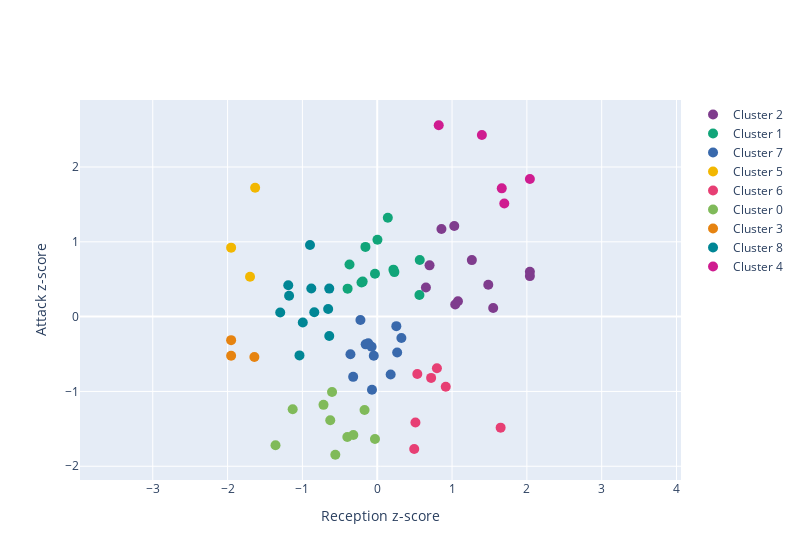

Here is the notebook cell this chart was saved with:
### Markdown cell above
While these clusters appear reasonable, they group players with very different performance metrics. For example, players with scaled attack z-score of 0 (average) are grouped together with players with scaled attack z-score > 2 (top-tier). In this case, increasing the number of clusters could help to differentiate players classes (in the following case $n=9$).

### Code cell
from sklearn.cluster import KMeans

num_clusters = 9
km = KMeans(n_clusters=num_clusters, random_state=10, n_init=10)
stats_cumulated["clusters_kmeans"] = km.fit(Xnew).labels_
data = []

for i, clust in enumerate(stats_cumulated.clusters_kmeans.unique()):
    sel_df = stats_cumulated[stats_cumulated.clusters_kmeans == clust]
    data.append(
        go.Scatter(
            x=sel_df.zscore_pass_scaled,
            y=sel_df.zscore_atk_scaled,
            customdata=sel_df.clusters_kmeans,
            text=sel_df.player_name,
            hovertemplate="<b>%{text}</b><br>Cluster: %{customdata}<br>Reception: %{x:.4f}<br>Attack: %{y:.4f}<extra></extra>",
            mode="markers",
            name=f"Cluster {clust}",
            marker_size=10,
            marker_color=px.colors.qualitative.Bold[i],
        )
    )
fig = go.Figure(data=data)
fig.update_yaxes(
    title="Attack z-score",
    scaleanchor="x",
    scaleratio=1,
)
fig.update_xaxes(title="Reception z-score")
fig.update_layout(width=800)
fig.show()

### Figure 1 — Plotly figure (JSON) as saved in the notebook; plotly's stock layout.template omitted (floating-point values rounded to 4 significant figures)
{"data": [{"customdata": [2, 2, 2, 2, 2, 2, 2, 2, 2, 2, 2], "hovertemplate": "<b>%{text}</b><br>Cluster: %{customdata}<br>Reception: %{x:.4f}<br>Attack: %{y:.4f}<extra></extra>", "marker": {"color": "rgb(127, 60, 141)", "size": 10}, "mode": "markers", "name": "Cluster 2", "text": ["Alsmeier Lina", "Bartsch-Hackley Michelle", "Bosetti Caterina", "Busa Bianka", "Geerties Jennifer", "Ishikawa Mayu", "Koga Sarina", "Larson Jordan", "Milenkovic Bojana", "Robinson Kelsey", "Voronkova Irina"], "type": "scatter", "x": [0.8583, 1.55, 1.03, 0.6992, 1.079, 2.04, 2.04, 1.265, 1.042, 1.484, 0.6508], "y": [1.17, 0.1145, 1.211, 0.6852, 0.2064, 0.6, 0.5416, 0.755, 0.1611, 0.4254, 0.3884]}, {"customdata": [1, 1, 1, 1, 1, 1, 1, 1, 1, 1, 1, 1], "hovertemplate": "<b>%{text}</b><br>Cluster: %{customdata}<br>Reception: %{x:.4f}<br>Attack: %{y:.4f}<extra></extra>", "marker": {"color": "rgb(17, 165, 121)", "size": 10}, "mode": "markers", "name": "Cluster 1", "text": ["Baladin Hande", "Daalderop Nika", "Gorecka Zuzanna", "Hayashi Kotona", "Herbots Britt", "Orthmann Hanna", "Pereira Natalia", "Peña Isabel Yonkaira Paola", "Pietrini Elena", "Senoglu Tugba", "Wilhite Parson Sarah", "Zhu Ting"], "type": "scatter", "x": [0.5683, 0.2296, -0.02998, -0.2101, 0.1416, -0.396, 0.5639, 0.002932, -0.3704, -0.1944, 0.2166, -0.1577], "y": [0.756, 0.5949, 0.5725, 0.4566, 1.322, 0.374, 0.2895, 1.027, 0.6958, 0.4677, 0.6275, 0.9318]}, {"customdata": [7, 7, 7, 7, 7, 7, 7, 7, 7, 7, 7, 7], "hovertemplate": "<b>%{text}</b><br>Cluster: %{customdata}<br>Reception: %{x:.4f}<br>Attack: %{y:.4f}<extra></extra>", "marker": {"color": "rgb(57, 105, 172)", "size": 10}, "mode": "markers", "name": "Cluster 7", "text": ["Blagojevic Jelena", "Czyrnianska Martyna", "Duan Fang", "Poll Jana Franziska", "Guilliams Jodie", "Hill Kimberly", "Lazovic Katarina", "Lee Soyoung", "Mirosavljevic Jovana", "Stigrot Lena", "Sylla Miryam", "Uzelac Aleksandra"], "type": "scatter", "x": [-0.0701, -0.1543, -0.3215, 0.2553, -0.358, 0.3228, -0.04585, -0.1202, 0.1795, -0.2246, 0.2667, -0.07531], "y": [-0.9784, -0.3707, -0.8053, -0.1275, -0.503, -0.2852, -0.524, -0.3564, -0.7737, -0.04598, -0.4798, -0.4027]}, {"customdata": [5, 5, 5], "hovertemplate": "<b>%{text}</b><br>Cluster: %{customdata}<br>Reception: %{x:.4f}<br>Attack: %{y:.4f}<extra></extra>", "marker": {"color": "rgb(242, 183, 1)", "size": 10}, "mode": "markers", "name": "Cluster 5", "text": ["Brens Prisilla Rivera", "Fedorovtseva Arina", "Melli Giulia"], "type": "scatter", "x": [-1.953, -1.632, -1.7], "y": [0.9216, 1.722, 0.5327]}, {"customdata": [6, 6, 6, 6, 6, 6, 6], "hovertemplate": "<b>%{text}</b><br>Cluster: %{customdata}<br>Reception: %{x:.4f}<br>Attack: %{y:.4f}<extra></extra>", "marker": {"color": "rgb(231, 63, 116)", "size": 10}, "mode": "markers", "name": "Cluster 6", "text": ["Buijs Anne", "D'Odorico Sofia", "Ercan Seyma", "Ishii Yuki", "Ismailoglu Meliha", "Jasper Marrit", "Nizetich Yamila"], "type": "scatter", "x": [0.7977, 0.4945, 0.5356, 0.916, 1.649, 0.7203, 0.5107], "y": [-0.6896, -1.77, -0.7672, -0.9369, -1.484, -0.819, -1.416]}, {"customdata": [0, 0, 0, 0, 0, 0, 0, 0, 0, 0], "hovertemplate": "<b>%{text}</b><br>Cluster: %{customdata}<br>Reception: %{x:.4f}<br>Attack: %{y:.4f}<extra></extra>", "marker": {"color": "rgb(128, 186, 90)", "size": 10}, "mode": "markers", "name": "Cluster 0", "text": ["Bulaich Daniela", "Chuewulim Sutadta", "Liu Xiaotong", "Liu Yanhan", "Livingston Caroline", "Lozo Sara", "Park Jeongah", "Pyo Seungju", "Sittirak Onuma", "Van Gestel Celine"], "type": "scatter", "x": [-1.13, -0.1696, -0.3997, -0.3195, -0.6038, -0.7179, -1.359, -0.5601, -0.6277, -0.03016], "y": [-1.237, -1.248, -1.609, -1.583, -1.008, -1.18, -1.719, -1.846, -1.385, -1.636]}, {"customdata": [3, 3, 3], "hovertemplate": "<b>%{text}</b><br>Cluster: %{customdata}<br>Reception: %{x:.4f}<br>Attack: %{y:.4f}<extra></extra>", "marker": {"color": "rgb(230, 131, 16)", "size": 10}, "mode": "markers", "name": "Cluster 3", "text": ["De La Cruz De Peña Bethania", "Howe Hilary", "Mitrovic Andrea"], "type": "scatter", "x": [-1.642, -1.953, -1.953], "y": [-0.5405, -0.5241, -0.3144]}, {"customdata": [8, 8, 8, 8, 8, 8, 8, 8, 8, 8, 8], "hovertemplate": "<b>%{text}</b><br>Cluster: %{customdata}<br>Reception: %{x:.4f}<br>Attack: %{y:.4f}<extra></extra>", "marker": {"color": "rgb(0, 134, 149)", "size": 10}, "mode": "markers", "name": "Cluster 8", "text": ["Guerra Anastasia", "Kosheleva Tatyana", "Leonida Kasaya", "Lukasik Martyna", "Martinez Brayelin Elizabeth", "Mercy Moim", "Omoruyi Oghosasere Loveth", "Plummer Kathryn", "Smirnova  Kseniia", "Stysiak Magdalena", "Van Ryk Kiera"], "type": "scatter", "x": [-1.297, -0.6558, -0.9949, -1.039, -1.178, -0.6407, -0.8412, -0.6411, -1.189, -0.8985, -0.8809], "y": [0.05501, 0.1013, -0.07802, -0.5185, 0.2783, -0.2601, 0.05923, 0.3741, 0.4196, 0.9573, 0.3761]}, {"customdata": [4, 4, 4, 4, 4], "hovertemplate": "<b>%{text}</b><br>Cluster: %{customdata}<br>Reception: %{x:.4f}<br>Attack: %{y:.4f}<extra></extra>", "marker": {"color": "rgb(207, 28, 144)", "size": 10}, "mode": "markers", "name": "Cluster 4", "text": ["Braga Guimaraes Gabriela", "Kim Yeon Koung", "Li Yingying", "Rodrigues Fernanda", "Zhang Changning"], "type": "scatter", "x": [2.04, 1.665, 0.8219, 1.698, 1.399], "y": [1.838, 1.714, 2.558, 1.512, 2.427]}], "layout": {"width": 800, "xaxis": {"title": {"text": "Reception z-score"}}, "yaxis": {"scaleanchor": "x", "scaleratio": 1, "title": {"text": "Attack z-score"}}}}
